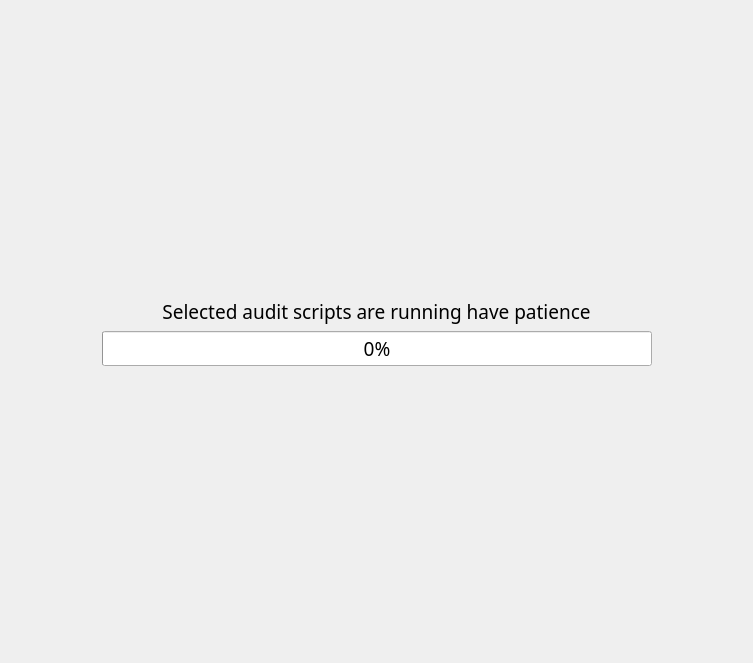
<?xml version="1.0" encoding="UTF-8"?>
<ui version="4.0">
 <class>audit_progress_page</class>
 <widget class="QWidget" name="audit_progress_page">
  <property name="geometry">
   <rect>
    <x>0</x>
    <y>0</y>
    <width>753</width>
    <height>663</height>
   </rect>
  </property>
  <property name="sizePolicy">
   <sizepolicy hsizetype="Fixed" vsizetype="Fixed">
    <horstretch>0</horstretch>
    <verstretch>0</verstretch>
   </sizepolicy>
  </property>
  <property name="windowTitle">
   <string>Form</string>
  </property>
  <layout class="QVBoxLayout" name="verticalLayout">
   <item>
    <spacer name="verticalSpacer">
     <property name="orientation">
      <enum>Qt::Orientation::Vertical</enum>
     </property>
     <property name="sizeHint" stdset="0">
      <size>
       <width>20</width>
       <height>283</height>
      </size>
     </property>
    </spacer>
   </item>
   <item>
    <layout class="QHBoxLayout" name="horizontalLayout">
     <item>
      <spacer name="horizontalSpacer">
       <property name="orientation">
        <enum>Qt::Orientation::Horizontal</enum>
       </property>
       <property name="sizeHint" stdset="0">
        <size>
         <width>40</width>
         <height>20</height>
        </size>
       </property>
      </spacer>
     </item>
     <item alignment="">
      <widget class="QLabel" name="info_lbl">
       <property name="minimumSize">
        <size>
         <width>400</width>
         <height>0</height>
        </size>
       </property>
       <property name="font">
        <font>
         <family>DM Mono Medium</family>
         <pointsize>14</pointsize>
        </font>
       </property>
       <property name="text">
        <string>Selected audit scripts are running have patience</string>
       </property>
       <property name="alignment">
        <set>Qt::AlignmentFlag::AlignCenter</set>
       </property>
      </widget>
     </item>
     <item>
      <spacer name="horizontalSpacer_2">
       <property name="orientation">
        <enum>Qt::Orientation::Horizontal</enum>
       </property>
       <property name="sizeHint" stdset="0">
        <size>
         <width>40</width>
         <height>20</height>
        </size>
       </property>
      </spacer>
     </item>
    </layout>
   </item>
   <item>
    <layout class="QHBoxLayout" name="horizontalLayout_2">
     <item>
      <spacer name="horizontalSpacer_3">
       <property name="orientation">
        <enum>Qt::Orientation::Horizontal</enum>
       </property>
       <property name="sizeHint" stdset="0">
        <size>
         <width>40</width>
         <height>20</height>
        </size>
       </property>
      </spacer>
     </item>
     <item>
      <widget class="QProgressBar" name="script_progess_bar">
       <property name="minimumSize">
        <size>
         <width>550</width>
         <height>0</height>
        </size>
       </property>
       <property name="font">
        <font>
         <family>DM Mono Medium</family>
         <pointsize>14</pointsize>
        </font>
       </property>
       <property name="value">
        <number>0</number>
       </property>
       <property name="alignment">
        <set>Qt::AlignmentFlag::AlignCenter</set>
       </property>
       <property name="textVisible">
        <bool>true</bool>
       </property>
       <property name="orientation">
        <enum>Qt::Orientation::Horizontal</enum>
       </property>
       <property name="invertedAppearance">
        <bool>false</bool>
       </property>
      </widget>
     </item>
     <item>
      <spacer name="horizontalSpacer_4">
       <property name="orientation">
        <enum>Qt::Orientation::Horizontal</enum>
       </property>
       <property name="sizeHint" stdset="0">
        <size>
         <width>40</width>
         <height>20</height>
        </size>
       </property>
      </spacer>
     </item>
    </layout>
   </item>
   <item>
    <spacer name="verticalSpacer_3">
     <property name="orientation">
      <enum>Qt::Orientation::Vertical</enum>
     </property>
     <property name="sizeHint" stdset="0">
      <size>
       <width>20</width>
       <height>282</height>
      </size>
     </property>
    </spacer>
   </item>
  </layout>
 </widget>
 <resources/>
 <connections/>
</ui>
